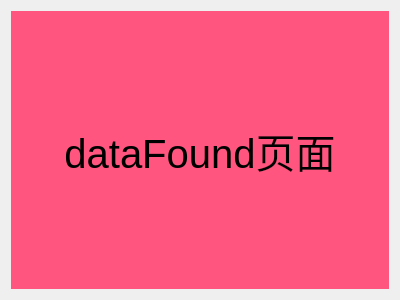
<?xml version="1.0" encoding="UTF-8"?>
<ui version="4.0">
 <class>DataFound</class>
 <widget class="QWidget" name="DataFound">
  <property name="geometry">
   <rect>
    <x>0</x>
    <y>0</y>
    <width>400</width>
    <height>300</height>
   </rect>
  </property>
  <property name="windowTitle">
   <string>DataFound</string>
  </property>
  <layout class="QVBoxLayout" name="verticalLayout">
   <item>
    <widget class="QLabel" name="label">
     <property name="styleSheet">
      <string notr="true">background: rgb(255, 85, 127);
font-size: 30pt;</string>
     </property>
     <property name="text">
      <string>dataFound页面</string>
     </property>
     <property name="alignment">
      <set>Qt::AlignCenter</set>
     </property>
    </widget>
   </item>
  </layout>
 </widget>
 <layoutdefault spacing="6" margin="11"/>
 <resources/>
 <connections/>
</ui>
